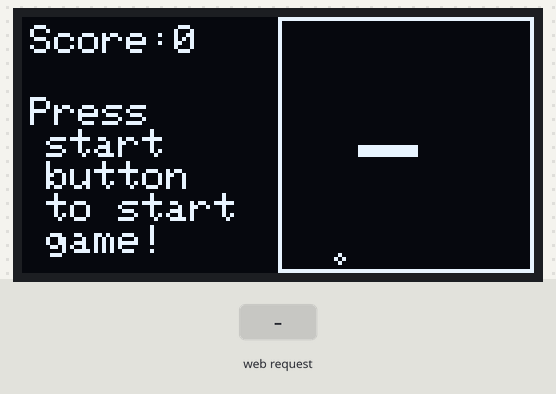
Recording of a sketch running on a simulated ESP8266 (NodeMCU). Parts: 128×64 one-colour display. Inputs (shaded band) come from the test bench. WiFi joins after 1.5 s; servers stay silent unless stated; random numbers use the default seed unless the sketch sets one; what the sketch prints to the serial monitor is not drawn.

Above: at 3.2 s.
3.3 s: HTTP request GET /start_game received
At 6.2 s:
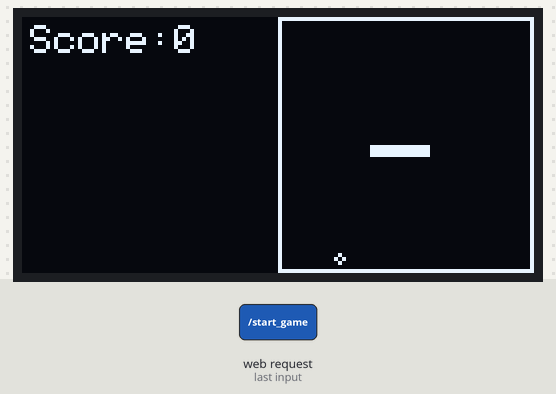
6.3 s: HTTP request GET /move?direction=0 received
At 8.9 s:
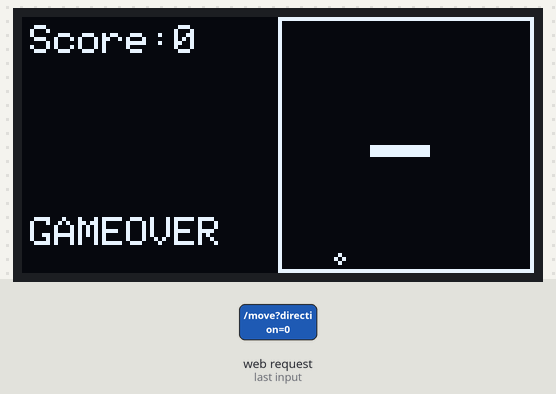
9.3 s: HTTP request GET /restart_game received
At 9.8 s:
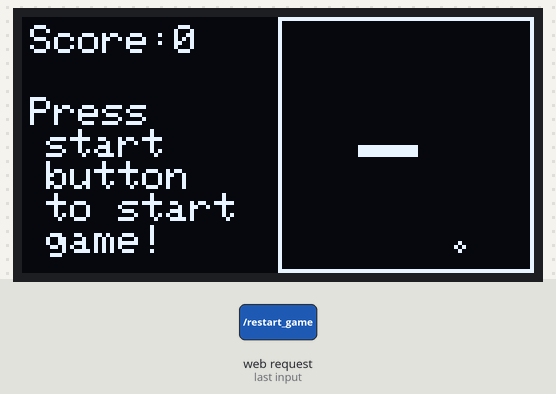
Timing chart, 0 to 12.3 s (numbered marks = the images above; inputs shaded):
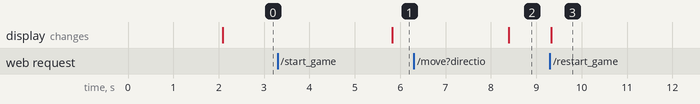

Measured:
- after the input at 3.3 s, the display: changes after 2.5 s (image 1)
- after the input at 9.3 s, the display: changes at once (image 3)

The sketch:

snakeGameWithWIFI.ino
```cpp
#include <SPI.h>
  #include <Wire.h>
  #include <Adafruit_GFX.h>
  #include <Adafruit_SH110X.h>
  #include <ESP8266WiFi.h>
  #include <ESP8266WebServer.h>

  const char* ssid = "";    // Wi-Fi 名稱
  const char* password = ""; // Wi-Fi 密碼

  ESP8266WebServer server(80);  // 創建 HTTP 伺服器

  #define SCREEN_WIDTH 128
  #define SCREEN_HEIGHT 64
  #define OLED_RESET -1
  Adafruit_SH1106G display(SCREEN_WIDTH, SCREEN_HEIGHT, &Wire, OLED_RESET);

  typedef enum {
    START,
    RUNNING,
    GAMEOVER
  } State;

  typedef enum {
    LEFT,
    UP,
    RIGHT,
    DOWN
  } Direction;

  #define SNAKE_PIECE_SIZE  3
  #define MAX_SANKE_LENGTH 165
  #define MAP_SIZE_X 20
  #define MAP_SIZE_Y 20
  #define STARTING_SNAKE_SIZE 5
  #define SNAKE_MOVE_DELAY 30

  State gameState;
  int8_t snake[MAX_SANKE_LENGTH][2];
  uint8_t snake_length;
  Direction dir;
  Direction newDir;
  int8_t fruit[2];

  void setup() {
    Serial.begin(9600); // 包綠115200或9600 要在測一下
    Serial.println("\nI2C Scanner");
    display.begin(0x3C);
    Wire.setClock(400000); // 設置 I2C 頻率為 400kHz

    // 連接 Wi-Fi
    WiFi.begin(ssid, password);
    while (WiFi.status() != WL_CONNECTED) {
      delay(1000);
      Serial.println("Connecting to WiFi...");
    }
    Serial.println("Connected to WiFi");
    //開設司服器+三個子路由
    //設定網頁路由
  server.on("/", HTTP_GET, []() {
      String html = "<!DOCTYPE html>";
      html += "<html><head>";
      html += "<title>ESP8266 Snake Game Control</title>";
      html += "<style>";
      html += "body { font-family: Arial, sans-serif; text-align: center; display: flex; flex-direction: column; align-items: center; background: #0d1117; color: #c9d1d9; }";
      html += "h1 { color: #58a6ff; text-shadow: 0 0 10px #58a6ff; }";
      html += ".container { display: flex; justify-content: space-between; align-items: center; width: 80%; margin-top: 20px; border: 1px solid #30363d; padding: 20px; border-radius: 10px; box-shadow: 0px 0px 20px #30363d; background: #161b22; }";
      html += ".left-panel, .right-panel { flex: 1; text-align: center; }";
      html += ".middle-panel { flex: 2; text-align: center; display: flex; justify-content: center; align-items: center; }";
      html += ".controls-grid { display: grid; grid-template-areas: '. up .' 'left start right' '. down restart'; grid-template-columns: 1fr 1fr 1fr; gap: 10px; justify-items: center; }";
      html += "#left { grid-area: left; } #up { grid-area: up; } #right { grid-area: right; } #down { grid-area: down; } #start { grid-area: start; } #restart { grid-area: restart; justify-self: end; }";
      html += "button { margin: 10px; padding: 10px 20px; font-size: 16px; cursor: pointer; width: 100px; height: 50px; background: linear-gradient(45deg, #1f6feb, #3b82f6); color: white; border: none; border-radius: 5px; box-shadow: 0px 4px 10px rgba(59, 130, 246, 0.5); transition: transform 0.2s, box-shadow 0.2s; }";
      html += "button.active { background: #0059d6; transform: scale(1.1); }";
      html += "button:hover { transform: scale(1.05); box-shadow: 0px 6px 15px rgba(59, 130, 246, 0.7); }";
      html += "#timer, #scoreboard { font-size: 24px; color: #58a6ff; border: 1px solid #30363d; padding: 10px; border-radius: 5px; background: #161b22; box-shadow: 0px 0px 10px #58a6ff; }";
      html += "#history { font-size: 20px; margin-top: 20px; color: #00FF00; border: 1px solid #00FF00; padding: 10px; border-radius: 10px; background: #000; box-shadow: 0px 0px 15px #00FF00; display: inline-block; text-align: left; max-width: 300px; }";
      html += "</style></head><body>";
      html += "<h1>Control ESP8266 Snake Game</h1>";
      html += "<div class='container'>";
      html += "<div class='left-panel'><div id='timer'>Timer: 0s</div></div>";
      html += "<div class='middle-panel'><div class='controls-grid'>";
      html += "<button id='up' onclick='sendCommand(2)'>Move Up</button>";
      html += "<button id='left' onclick='sendCommand(0)'>Move Left</button>";
      html += "<button id='start' onclick='startGame()'>Start Game</button>";
      html += "<button id='right' onclick='sendCommand(1)'>Move Right</button>";
      html += "<button id='down' onclick='sendCommand(3)'>Move Down</button>";
      html += "<button id='restart' onclick='restartGame()'>Restart Game</button>";
      html += "</div></div>";
      html += "<div class='right-panel'><div id='scoreboard'>Score: 0</div></div></div>";
      html += "<div id='history'>Command History:<br><span id='history-content'></span></div>";
      html += "<script>";
      html += "let activeButton = null; let timerInterval = null; let timerCount = parseInt(localStorage.getItem('timerCount')) || 0; let score = parseInt(localStorage.getItem('score')) || 0;";
      html += "function updateTimer() { document.getElementById('timer').innerText = Timer: ${timerCount}s; }";
      html += "function updateScore() { document.getElementById('scoreboard').innerText = Score: ${score}; }";
      html += "function resetTimer() { clearInterval(timerInterval); timerCount = 0; localStorage.setItem('timerCount', timerCount); updateTimer(); }";
      html += "function startTimer() { clearInterval(timerInterval); timerInterval = setInterval(() => { timerCount++; localStorage.setItem('timerCount', timerCount); updateTimer(); }, 1000); }";
      html += "function updateHistory(command) { const historyContent = document.getElementById('history-content'); let commandText = ''; switch (command) { case 0: commandText = 'Left'; break; case 1: commandText = 'Right'; break; case 2: commandText = 'Up'; break; case 3: commandText = 'Down'; break; } historyContent.innerHTML += commandText + '<br>'; }";
      html += "function sendCommand(command) { if (activeButton) { activeButton.classList.remove('active'); } switch (command) { case 0: activeButton = document.getElementById('left'); break; case 1: activeButton = document.getElementById('right'); break; case 2: activeButton = document.getElementById('up'); break; case 3: activeButton = document.getElementById('down'); break; } if (activeButton) { activeButton.classList.add('active'); } updateHistory(command); fetch('/move?direction=' + command).then(response => response.text()).then(data => console.log(data)); }";
      html += "function startGame() { startTimer(); fetch('/start_game').then(response => response.text()).then(data => console.log(data)); }";
      html += "function restartGame() { resetTimer(); score = 0; localStorage.setItem('score', score); updateScore(); document.getElementById('history-content').innerHTML = ''; fetch('/restart_game').then(response => response.text()).then(data => console.log(data)); }";
      html += "updateTimer(); updateScore(); if (timerCount > 0) { startTimer(); }";
      html += "</script></body></html>";
      server.send(200, "text/html", html);
  });

    // 處理蛇的move
    server.on("/move", HTTP_GET, []() {
      String direction = server.arg("direction");  // 取得 direction 參數(網頁的不是全域) 全域設定是dir
      //0左 1右 2上 3下
      if (direction == "0") {
        newDir = LEFT;
        server.send(200, "text/plain", "Moving Left");
      } else if (direction == "1") {
        newDir = RIGHT;
        server.send(200, "text/plain", "Moving Right");
      } else if (direction == "2") {
        newDir = UP;
        server.send(200, "text/plain", "Moving Up");
      } else if (direction == "3") {
        newDir = DOWN;
        server.send(200, "text/plain", "Moving Down");
      } else {
        server.send(400, "text/plain", "Invalid Command");
      }
    });

    // 處理開始遊戲的請求
    server.on("/start_game", HTTP_GET, []() {
      if (gameState == START) {
        gameState = RUNNING;  // 開始遊戲
        Serial.println("Game Started");
      }
      server.send(200, "text/plain", "Game Started");
    });

    // 處理重新開始遊戲的請求
    server.on("/restart_game", HTTP_GET, []() {
      if (gameState == GAMEOVER) {
        setupGame();  // 重設遊戲
        gameState = START;  // 回到開始狀態
        Serial.println("Game Restarted");
      }
      server.send(200, "text/plain", "Game Restarted");
    });

    server.begin();   // 啟動伺服器

    if (!display.begin(0x3C)) { // SH1106 的 I2C 預設地址為 0x3C
      Serial.println(F("SH1106 allocation failed"));
      for (;;) ;
    }

    randomSeed(analogRead(A0));//虛擬pin
    setupGame();  // 設定遊戲
  }

  void setupGame() {
    gameState = START;
    dir = RIGHT;
    newDir = RIGHT;
    resetSnake();
    generateFruit();
    display.clearDisplay();
    drawMap();
    drawScore();
    drawPressToStart();
    display.display();
  }

  void resetSnake() { //打掉重練
    snake_length = STARTING_SNAKE_SIZE;
    for(int i = 0; i < snake_length; i++) {
      snake[i][0] = MAP_SIZE_X / 2 - i;
      snake[i][1] = MAP_SIZE_Y / 2;
    }
  }

  int moveTime = 0;//移動時間

  void loop() {
    byte error, address;
    int nDevices = 0;
    Serial.print("IP Address: ");
    Serial.println(WiFi.localIP());
    Serial.println("Scanning...");

    for (address = 1; address < 127; address++) {
      Wire.beginTransmission(address);
      error = Wire.endTransmission();

      if (error == 0) {
        Serial.print("I2C device found at address 0x");
        if (address < 16)
          Serial.print("0");
        Serial.print(address, HEX);
        Serial.println(" !");
        nDevices++;
      } else if (error == 4) {
        Serial.print("Unknown error at address 0x");
        if (address < 16)
          Serial.print("0");
        Serial.println(address, HEX);
      }
    }

    if (nDevices == 0)
      Serial.println("No I2C devices found\n");
    else
      Serial.println("done\n");

    delay(10); // 等待 5 秒後重新掃描
    server.handleClient();  // 處理客戶端請求

    switch(gameState) {
      case START:
        // 在 START 狀態，等待網頁按鈕來啟動遊戲
        break;
      case RUNNING:
        moveTime++;
        if (moveTime >= SNAKE_MOVE_DELAY) {
          dir = newDir;
          display.clearDisplay();
          if (moveSnake()) {
            gameState = GAMEOVER;
            drawGameover();
            delay(1);
          }
          drawMap();
          drawScore();
          display.display();
          checkFruit();
          moveTime = 0;
        }
        break;
      case GAMEOVER:
        // 遊戲結束，等待restart按鈕重新開始
        break;
    }
    delay(10);//等一下試試這個參數   星星重要
  }

  bool moveSnake() {  //開始真的 布林 移動
    int8_t x = snake[0][0];
    int8_t y = snake[0][1];
    switch(dir) {
      case LEFT:
        x -= 1;
        break;
      case UP:
        y -= 1;
        break;
      case RIGHT:
        x += 1;
        break;
      case DOWN:
        y += 1;
        break;
    }
    if(collisionCheck(x, y))
      return true;

    for(int i = snake_length - 1; i > 0; i--) {
      snake[i][0] = snake[i - 1][0];
      snake[i][1] = snake[i - 1][1];
    }

    snake[0][0] = x;
    snake[0][1] = y;
    return false;
  }

  void checkFruit() { //A0來的
    if(fruit[0] == snake[0][0] && fruit[1] == snake[0][1]) {
      if(snake_length + 1 <= MAX_SANKE_LENGTH)
        snake_length++;
      generateFruit();
    }
  }

  void generateFruit() {
    bool b = false;
    do {
      b = false;
      fruit[0] = random(0, MAP_SIZE_X);
      fruit[1] = random(0, MAP_SIZE_Y);
      for(int i = 0; i < snake_length; i++) {
        if(fruit[0] == snake[i][0] && fruit[1] == snake[i][1]) {
          b = true;
          continue;
        }
      }
    } while(b);
  }

  bool collisionCheck(int8_t x, int8_t y) {
    for(int i = 1; i < snake_length; i++) {
      if(x == snake[i][0] && y == snake[i][1]) return true;
    }
    if(x < 0 || y < 0 || x >= MAP_SIZE_X || y >= MAP_SIZE_Y) return true;
    return false;
  }

  void drawMap() {
    int offsetMapX = SCREEN_WIDTH - SNAKE_PIECE_SIZE * MAP_SIZE_X - 2;
    int offsetMapY = 2;
    display.drawRect(fruit[0] * SNAKE_PIECE_SIZE + offsetMapX, fruit[1] * SNAKE_PIECE_SIZE + offsetMapY, SNAKE_PIECE_SIZE, SNAKE_PIECE_SIZE, SH110X_INVERSE);  // 修正為 SH110X_INVERSE
    display.drawRect(offsetMapX - 2, 0, SNAKE_PIECE_SIZE * MAP_SIZE_X + 4, SNAKE_PIECE_SIZE * MAP_SIZE_Y + 4, SH110X_WHITE);  // 修正為 SH110X_WHITE
    for(int i = 0; i < snake_length; i++) {
      display.fillRect(snake[i][0] * SNAKE_PIECE_SIZE + offsetMapX, snake[i][1] * SNAKE_PIECE_SIZE + offsetMapY, SNAKE_PIECE_SIZE, SNAKE_PIECE_SIZE, SH110X_WHITE);  // 修正為 SH110X_WHITE
    }
  }

  void drawScore() {
    display.setTextSize(1);
    display.setTextColor(SH110X_WHITE);  // 修正為 SH110X_WHITE
    display.setCursor(2, 2);
    display.print(F("Score:"));
    display.println(snake_length - STARTING_SNAKE_SIZE);
  }

  void drawPressToStart() {
    display.setTextSize(1);
    display.setTextColor(SH110X_WHITE);  // 修正為 SH110X_WHITE
    display.setCursor(2, 20);
    display.print(F("Press \n start \n button \n to start \n game!"));
  }

  void drawGameover() {
    display.setTextSize(1);
    display.setTextColor(SH110X_WHITE);  // 修正為 SH110X_WHITE
    display.setCursor(2, 50);
    display.println(F("GAMEOVER"));
  }
```
